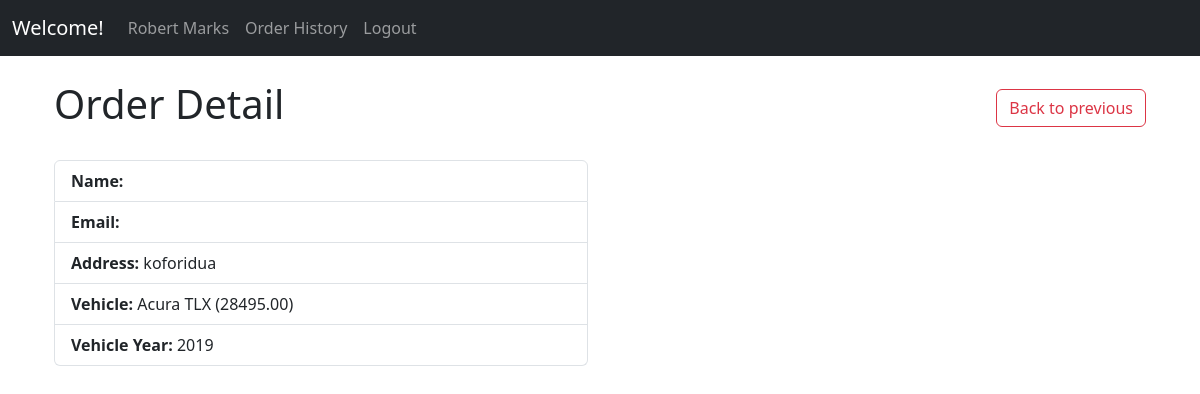
The app's page /order/2/ (signed in) with its own data.
### accounts/models.py (models this page shows, shortened)
class User(AbstractBaseUser, PermissionsMixin):
    email = models.EmailField(max_length=254, unique=True)
    name = models.CharField(max_length=255)
    is_staff = models.BooleanField(default=False)
    is_active = models.BooleanField(default=True)
    objects = UserManager()
    USERNAME_FIELD = 'email'
    REQUIRED_FIELDS = ['name']

### orders/models.py (models this page shows)
class Order(models.Model):
    name = models.CharField(max_length=100)
    email = models.EmailField(max_length=254)
    address = models.CharField(max_length=100)
    product = models.ForeignKey(Details, on_delete=models.CASCADE, related_name='orders')
    user = models.ForeignKey(User, on_delete=models.CASCADE, related_name='orders')
    quantity = models.IntegerField(default=1)
    date_ordered = models.DateTimeField(auto_now_add=True)

class Details(models.Model):
    year = models.IntegerField()
    vehicle = models.ForeignKey(Vehicle, on_delete=models.CASCADE, related_name='details')
    model = models.CharField(max_length=100)
    price = models.DecimalField(max_digits=10, decimal_places=2)
    def __str__(self):
        return f"{self.vehicle} ({self.price})"

class Vehicle(models.Model):
    name = models.CharField(max_length=255)
    def __str__(self):
        return self.name

### orders/views.py (the view)
# urls.py: path('order/<int:pk>/', OrderDetailView.as_view(), name='order_detail'),
class OrderDetailView(DetailView):
    model = Order
    template_name = 'order_detail.html'
    context_object_name = 'order'

### orders/templates/order_detail.html
{% extends 'base.html' %}
{% block content %}
  <div class="container">
    <div class="d-flex justify-content-between align-items-center mb-4">
      <h1>Order Detail</h1>
      <button class="btn btn-outline-danger" onclick="history.back()">Back to previous</button>
    </div>
    <div class="row">
      <div class="col-md-6">
        <ul class="list-group">
          <li class="list-group-item"><strong>Name:</strong> {{ order.name }}</li>
          <li class="list-group-item"><strong>Email:</strong> {{ order.email }}</li>
          <li class="list-group-item"><strong>Address:</strong> {{ order.address }}</li>
          <li class="list-group-item"><strong>Vehicle:</strong> {{ order.product }}</li>
          <li class="list-group-item"><strong>Vehicle Year:</strong> {{ order.product.year }}</li>
        </ul>
      </div>
    </div>
  </div>
{% endblock %}

### orders/templates/base.html (shortened to what this page needs)
<!DOCTYPE html>
<html lang="en">
<head>
    <link href="https://cdn.jsdelivr.net/npm/bootstrap@5.3.0-alpha2/dist/css/bootstrap.min.css" rel="stylesheet">
</head>
<body>
    <nav class="navbar navbar-expand-lg navbar-dark bg-dark">
        <div class="container-fluid">
          <a class="navbar-brand" href="#">Welcome!</a>
          <div class="collapse navbar-collapse" id="navbarNav">
            {% if user.is_authenticated %}
            <ul class="navbar-nav">
                <li class="nav-item">
                    <a class="nav-link" href="{{user.name}}">{{user.name}}</a>
                  </li>
                  <li class="nav-item">
                    <a class="nav-link" href="{% url 'order_history' %}">Order History</a>
                  </li>
                <li class="nav-item">
                <a class="nav-link" href="{% url 'logout' %}">Logout</a>
              </li>
            </ul>
            {% else %}
            <ul class="navbar-nav">
              <li class="nav-item">
                <a class="nav-link" href="{% url 'login' %}">Login</a>
              </li>
            </ul>
            {% endif %}
          </div>
        </div>
      </nav>
    <div class="container my-4">
        {% block content %}{% endblock %}
      </div>
</body>
</html>

### records on screen
User: name "Robert Marks"
Order: address "koforidua", product "Acura TLX (28495.00)", product.year "2019"
